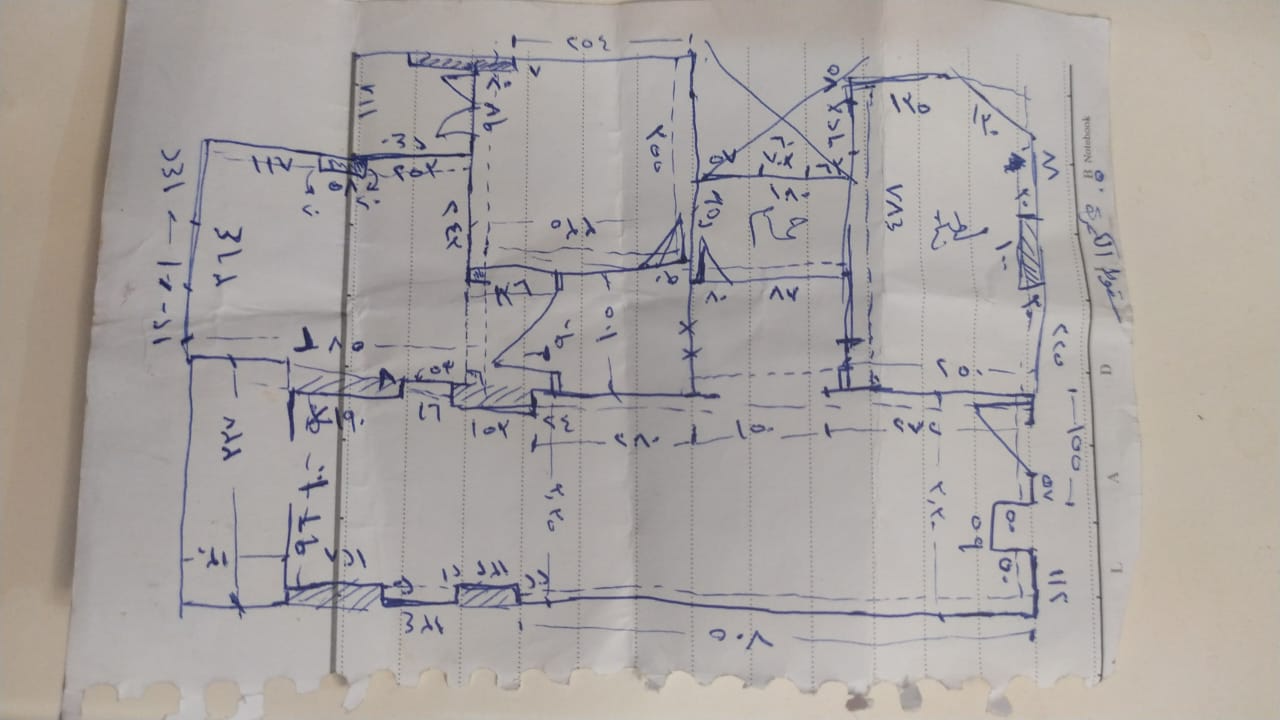
#> input picture IMG-20230211-WA0005.jpg, 1280 x 720 px
$ python main.py ../IMG-20230211-WA0005.jpg
#> lines starting #> are read from the running program, lines starting #| are printed output that depends on the picture; after the words box and inside, x2 and y2 are one past the last pixel; in counts of white or black regions, pixels touching at a corner belong together
### floor_plan_converter/config.py
"""
Configuration settings for the floor plan converter.
"""


class Config:
    """Configuration class for floor plan conversion parameters."""

    # Image preprocessing
    GAUSSIAN_BLUR_KERNEL = (5, 5)
    BILATERAL_FILTER_D = 9
    BILATERAL_FILTER_SIGMA_COLOR = 75
    BILATERAL_FILTER_SIGMA_SPACE = 75

    # Edge detection
    CANNY_THRESHOLD1 = 50
    CANNY_THRESHOLD2 = 150
    CANNY_APERTURE_SIZE = 3

    # Hough Line Transform
    HOUGH_RHO = 1
    HOUGH_THETA = 1  # degrees
    HOUGH_THRESHOLD = 100
    HOUGH_MIN_LINE_LENGTH = 50
    HOUGH_MAX_LINE_GAP = 10

    # Line processing
    ANGLE_THRESHOLD = 5  # degrees for line straightening
    LINE_MERGE_DISTANCE = 10  # pixels
    LINE_MERGE_ANGLE = 5  # degrees

    # Wall rendering
    DEFAULT_WALL_THICKNESS = 6  # pixels
    INTERIOR_WALL_THICKNESS = 6  # pixels
    EXTERIOR_WALL_THICKNESS = 10  # pixels

    # Output settings
    OUTPUT_DPI = 300
    OUTPUT_FORMAT = "png"  # png or svg
    BACKGROUND_COLOR = (255, 255, 255)  # white
    LINE_COLOR = (0, 0, 0)  # black

    # Dimensions
    DEFAULT_UNITS = "metric"  # metric or imperial
    PIXEL_TO_METER = 0.01  # default scale
    PIXEL_TO_FEET = 0.0328  # default scale

    # Room detection
    MIN_ROOM_AREA = 1000  # pixels squared
    MAX_ROOM_AREA = 1000000  # pixels squared

    def __init__(self, **kwargs):
        """
        Initialize configuration with optional overrides.

        Args:
            **kwargs: Configuration parameters to override defaults.
                     Parameter names should be in lowercase with underscores
                     (e.g., 'default_wall_thickness') and will be automatically
                     converted to uppercase class attributes.
        """
        for key, value in kwargs.items():
            if hasattr(self, key.upper()):
                setattr(self, key.upper(), value)
#> in main, image is the input picture: shape (720, 1280, 3); mean B, G, R 161.3, 164.1, 169.8

    # [12 lines left out: function from_dict, not called in this run]

### floor_plan_converter/preprocessor.py
"""
Image preprocessing functions for floor plan conversion.
"""

import cv2
import numpy as np
from .config import Config


def preprocess_image(image, config=None):
    """
    Preprocess the input floor plan image.

    This function performs grayscale conversion, noise reduction,
    and contrast enhancement to prepare the image for line detection.

    Args:
        image: Input image (BGR format from cv2.imread)
        config: Config instance with preprocessing parameters

    Returns:
        Preprocessed grayscale image
    """
    if config is None:
        config = Config()

    # Convert to grayscale if needed
    if len(image.shape) == 3:
        gray = cv2.cvtColor(image, cv2.COLOR_BGR2GRAY)
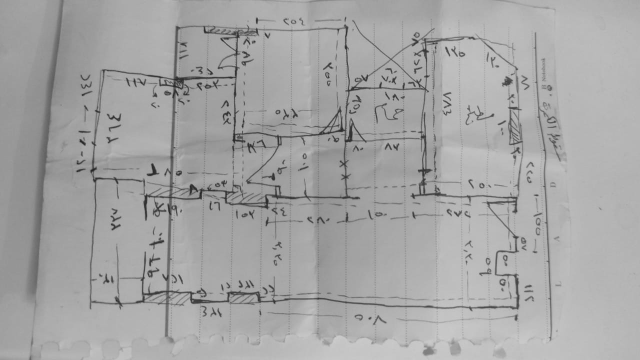
#> gray: shape (720, 1280) (shown at 1/2 size); min 27, max 209, mean 165.4
    else:
        gray = image.copy()

    # Apply bilateral filter for noise reduction while preserving edges
    filtered = cv2.bilateralFilter(
        gray,
        config.BILATERAL_FILTER_D,
        config.BILATERAL_FILTER_SIGMA_COLOR,
        config.BILATERAL_FILTER_SIGMA_SPACE
    )

    # Enhance contrast using adaptive histogram equalization
    clahe = cv2.createCLAHE(clipLimit=2.0, tileGridSize=(8, 8))
    enhanced = clahe.apply(filtered)
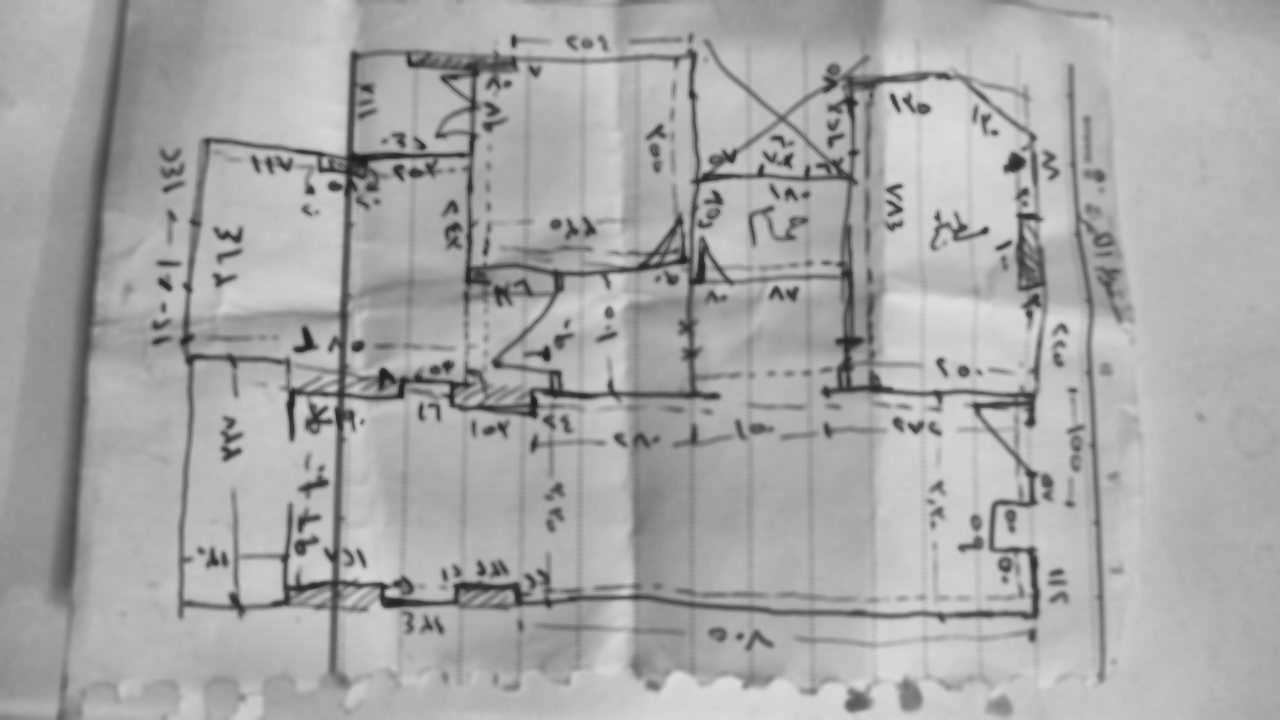
#> enhanced: shape (720, 1280); min 27, max 221, mean 168

    return enhanced


# [101 lines left out: functions apply_gaussian_blur, enhance_contrast, apply_morphology, correct_perspective, not called in this run]

### floor_plan_converter/line_detector.py
"""
Line and wall detection functions for floor plan conversion.
"""

import cv2
import numpy as np
from .config import Config


def detect_walls(preprocessed_image, config=None):
    """
    Detect walls and lines in the preprocessed floor plan image.

    Args:
        preprocessed_image: Preprocessed grayscale image
        config: Config instance with detection parameters

    Returns:
        List of detected lines as ((x1, y1, x2, y2), angle, length) tuples
    """
    if config is None:
        config = Config()

    # Apply Canny edge detection
    edges = cv2.Canny(
        preprocessed_image,
        config.CANNY_THRESHOLD1,
        config.CANNY_THRESHOLD2,
        apertureSize=config.CANNY_APERTURE_SIZE
    )
#> edges: shape (720, 1280); 3.6% white in thin lines or dots, all inside (x1, y1, x2, y2) = (55, 33, 1123, 720)

    # Apply Hough Line Transform
    lines = cv2.HoughLinesP(
        edges,
        config.HOUGH_RHO,
        np.pi / 180 * config.HOUGH_THETA,
        config.HOUGH_THRESHOLD,
        minLineLength=config.HOUGH_MIN_LINE_LENGTH,
        maxLineGap=config.HOUGH_MAX_LINE_GAP
    )
#> lines = 79 rows, first 6: [341, 494, 343, 421], [343, 252, 346, 160], [353, 151, 355, 86], [1088, 378, 1096, 538], [333, 534, 335, 460], [392, 375, 516, 386]
#> (the rest of the program and of its run is left out)
